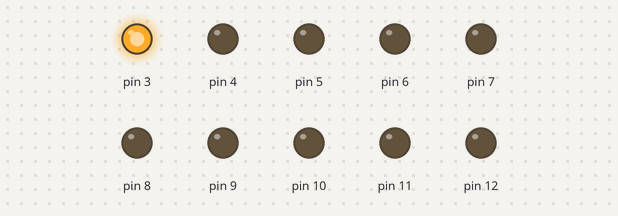
Bench run of a sketch on a simulated Arduino Uno, built with avr-gcc and run on an emulated ATmega328P. On the bench: output pins drawn as LEDs (lit = HIGH).

Above: at 0.2 s.
At 1.7 s:
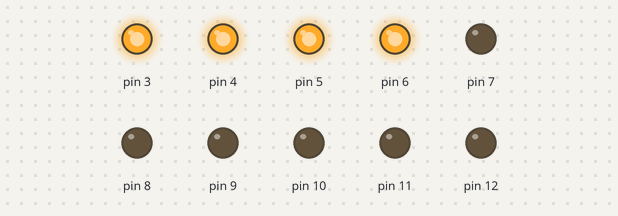
At 3.2 s:
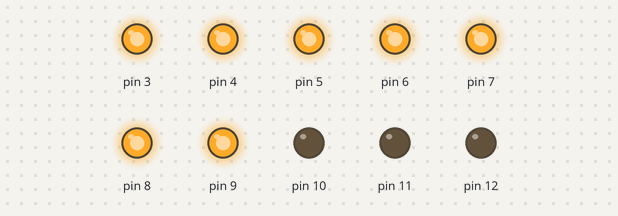
At 6.2 s:
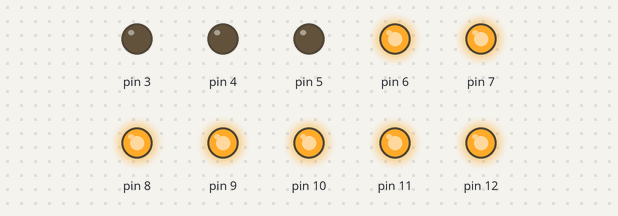
At 9.2 s:
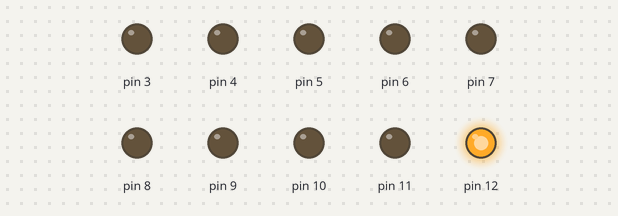
At 12.2 s:
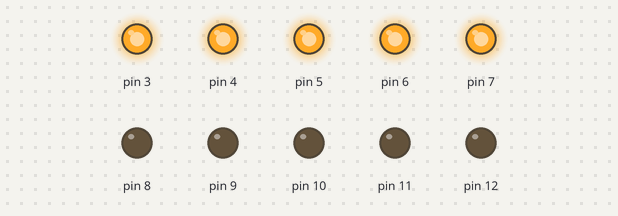
Timing chart, 0 to 13.0 s (numbered marks = the images above):
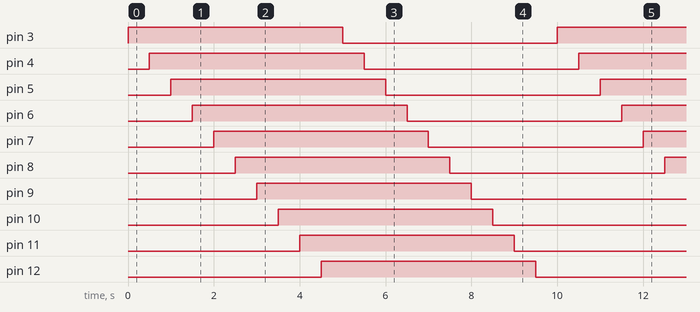

The sketch:

leds_conduzidos.ino
```cpp
void setup() {
  for(int i=0;i<10;i++){
    pinMode(i+3,OUTPUT);
  }
}

void loop() {
  for(int i=0;i<10;i++){
    digitalWrite(i+3,HIGH);
    delay(500);
  }

  for(int i=0;i<10;i++){
    digitalWrite(i+3,LOW);
    delay(500);
  }
}
```

Measured:
- by itself, pin 3–12: alternates HIGH for 5.0 s and LOW for 5.0 s
- by itself, everything shown: repeats every 10.0 s, in 20 steps
